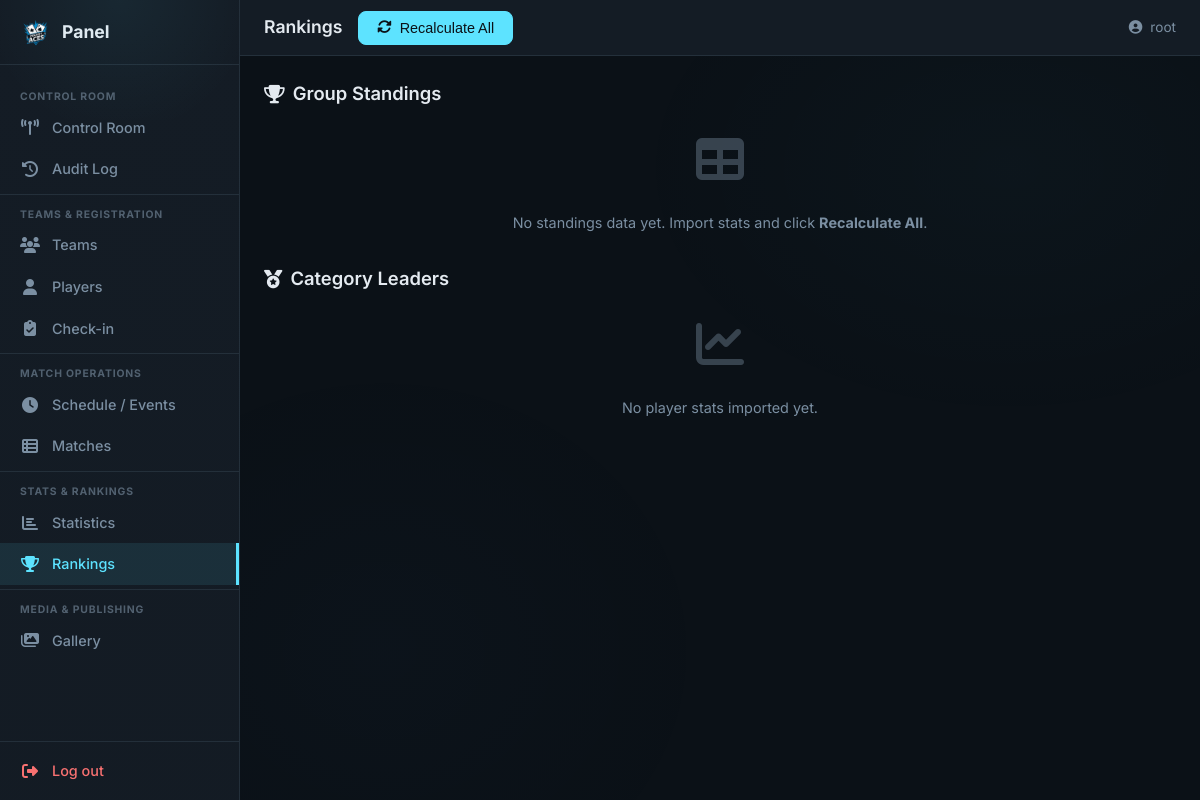
Before: /panel/rankings/ (signed in) with the older database file.
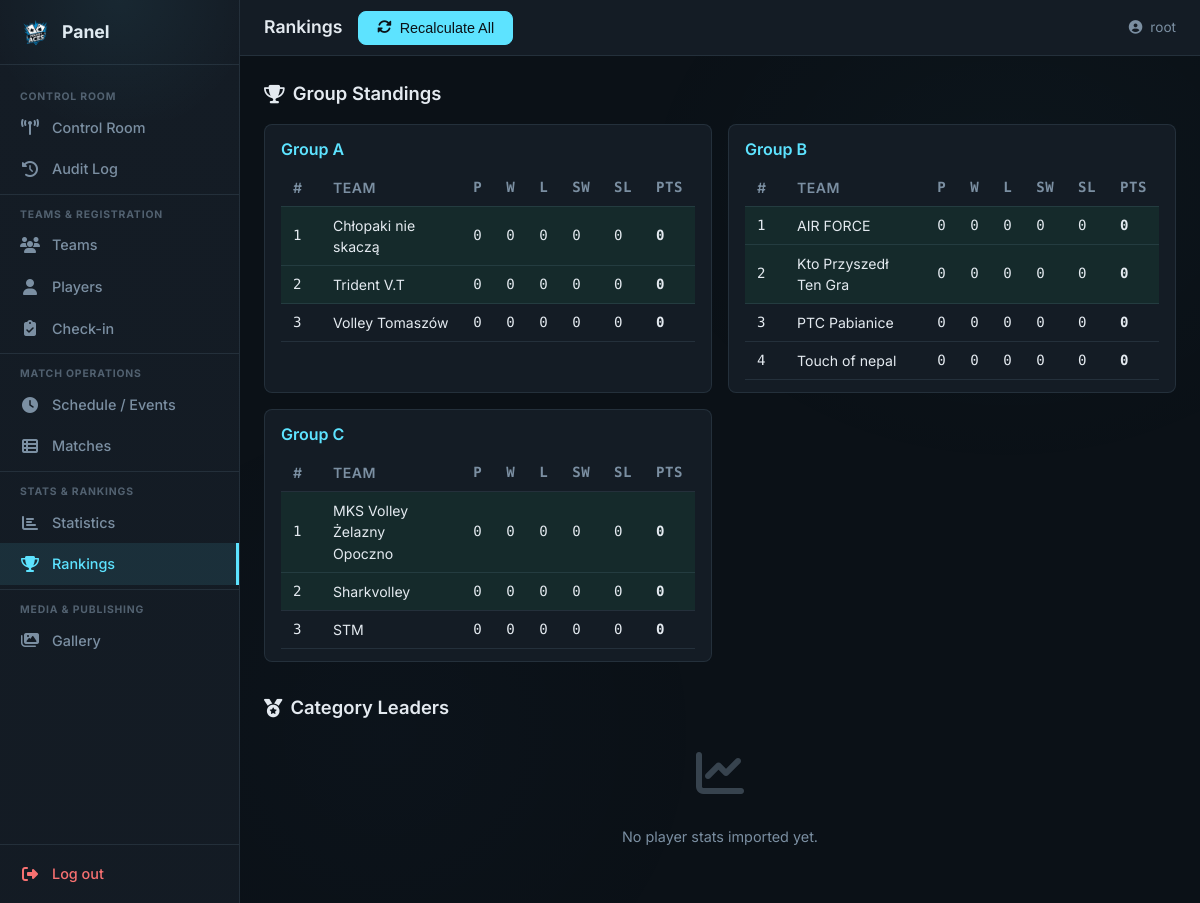
After: the same page with the newer database file.
### tournament/models.py (models this page shows, shortened)
class GroupStanding(models.Model):
    team = models.OneToOneField(Team, on_delete=models.CASCADE, related_name="standing")
    group = models.CharField(max_length=1)
    played = models.PositiveIntegerField(default=0)
    wins = models.PositiveIntegerField(default=0)
    losses = models.PositiveIntegerField(default=0)
    sets_won = models.PositiveIntegerField(default=0)
    sets_lost = models.PositiveIntegerField(default=0)
    points = models.PositiveIntegerField(default=0)
    rank_in_group = models.PositiveIntegerField(default=0)
    class Meta:
        db_table = TABLE_GROUP_STANDINGS
        ordering = ["group", "rank_in_group"]

class Team(models.Model):
    name = models.CharField(
        max_length=TEAM_NAME_MAX_LENGTH, unique=True, verbose_name="Team Name"
    )
    logo_path = models.CharField(
        max_length=LOGO_PATH_MAX_LENGTH, blank=True, null=True
    )
    league_level = models.CharField(
        max_length=50, choices=LEAGUE_LEVEL_CHOICES, default=LEAGUE_LEVEL_INDEPENDENT
    )
    group_name = models.CharField(
        max_length=GROUP_NAME_MAX_LENGTH, blank=True, null=True
    )
    cap_name = models.CharField(
        max_length=PERSON_NAME_MAX_LENGTH, verbose_name="Captain Name"
    )
    cap_surname = models.CharField(
        max_length=PERSON_NAME_MAX_LENGTH, verbose_name="Captain Surname"
    )
    cap_email = models.EmailField(max_length=EMAIL_MAX_LENGTH, unique=True)
    cap_phone = models.CharField(
        max_length=PHONE_MAX_LENGTH, unique=True, blank=True, null=True
    )
    payment_status = models.IntegerField(
        choices=PAYMENT_STATUS_CHOICES, default=PAYMENT_WAITING
    )
    blik_number = models.CharField(
        max_length=20, blank=True, default="", verbose_name="Assigned BLIK"
    )
    status = models.CharField(
        max_length=20, choices=TEAM_STATUS_CHOICES, default=TEAM_STATUS_REGISTERED,
        verbose_name="Registration Status",
    )
    checked_in = models.BooleanField(default=False, verbose_name="Checked In")
    roster_code = models.CharField(
        max_length=10, blank=True, default="", verbose_name="Roster Access Code",
    )
    created_at = models.DateTimeField(auto_now_add=True)
    class Meta:
        db_table = TABLE_TEAMS
        verbose_name = "Team"
        verbose_name_plural = "Teams"

### tournament/panel/rankings_views.py (the view)
# urls.py: path("rankings/", rankings_view, name="rankings"),
@staff_member_required(login_url="/panel/login/")
def rankings_view(request):
    standings = (
        GroupStanding.objects
        .select_related("team")
        .order_by("group", "rank_in_group")
    )
    groups: dict[str, list] = {}
    for gs in standings:
        groups.setdefault(gs.group, []).append(gs)
    def _leaders(metric_field, label, positions=None):
        qs = PlayerMatchStats.objects.values(
            "player_id",
            "player__first_name",
            "player__last_name",
            "player__jersey_number",
            "team__name",
        )
        if positions:
            qs = qs.filter(position__in=positions)
        return list(
            qs.annotate(total=Sum(metric_field))
            .order_by("-total")
            .filter(total__gt=0)[:5]
        )
    leaders = [
        {
            "key": "scorers",
            "label": "Top Scorers",
            "icon": "fa-volleyball-ball",
            "metric": "kills",
            "rows": _leaders("kills", "kills"),
        },
        {
            "key": "servers",
            "label": "Best Servers",
            "icon": "fa-hand-point-up",
            "metric": "aces",
            "rows": _leaders("aces", "aces"),
        },
        {
            "key": "blockers",
            "label": "Top Blockers",
            "icon": "fa-shield-alt",
            "metric": "blocks",
            "rows": _leaders("blocks", "blocks", positions=[POSITION_MB]),
        },
        {
            "key": "passers",
            "label": "Best Passers",
            "icon": "fa-hands",
            "metric": "perfect_passes",
            "rows": _leaders("perfect_passes", "perfect_passes", positions=[POSITION_L, POSITION_OH]),
        },
        {
            "key": "setters",
            "label": "Top Setters",
            "icon": "fa-magic",
            "metric": "assists",
            "rows": _leaders("assists", "assists", positions=[POSITION_S]),
        },
    ]
    return render(request, "panel/rankings.html", {
        "page_title": "Rankings",
        "nav_section": "rankings",
        "groups": groups,
        "leaders": leaders,
    })

### tournament/context_processors.py (called while the page is built)
def registration_status(request):
    return {"registration_closed": REGISTRATION_CLOSED}

### tournament/templates/panel/rankings.html (shortened to what this page needs)
{% extends 'panel/base.html' %}
{% block topbar_actions %}
<div class="pnl-topbar__actions">
  <form method="post" action="{% url 'panel:rankings_recalculate' %}" style="display:inline"
        onsubmit="return confirm('Recalculate all standings and Dream Team?')">
    <button type="submit" class="pnl-btn pnl-btn--primary">
      <i class="fas fa-sync-alt"></i> Recalculate All
    </button>
  </form>
</div>
{% endblock %}
{% block content %}
<section class="pnl-rk-section">
  <h2 class="pnl-rk-heading"><i class="fas fa-trophy"></i> Group Standings</h2>
  {% if not groups %}
  <div class="pnl-stub" style="min-height:12vh;">
    <div class="pnl-stub__icon"><i class="fas fa-table"></i></div>
    <p>No standings data yet. Import stats and click <strong>Recalculate All</strong>.</p>
  </div>
  {% else %}
  <div class="pnl-rk-groups">
    {% for group_name, rows in groups.items %}
    <div class="pnl-rk-group">
      <h3 class="pnl-rk-group__title">Group {{ group_name }}</h3>
      <table class="pnl-table pnl-table--compact pnl-rk-table">
        <thead>
          <tr>
            <th class="pnl-rk-table__rank">#</th>
            <th>Team</th>
            <th class="pnl-mono">P</th>
            <th class="pnl-mono">W</th>
            <th class="pnl-mono">L</th>
            <th class="pnl-mono">SW</th>
            <th class="pnl-mono">SL</th>
            <th class="pnl-mono pnl-rk-table__pts">Pts</th>
          </tr>
        </thead>
        <tbody>
          {% for gs in rows %}
          <tr{% if gs.rank_in_group <= 2 %} class="pnl-rk-row--qualified"{% endif %}>
            <td class="pnl-mono pnl-rk-table__rank">{{ gs.rank_in_group }}</td>
            <td>{{ gs.team.name }}</td>
            <td class="pnl-mono">{{ gs.played }}</td>
            <td class="pnl-mono">{{ gs.wins }}</td>
            <td class="pnl-mono">{{ gs.losses }}</td>
            <td class="pnl-mono">{{ gs.sets_won }}</td>
            <td class="pnl-mono">{{ gs.sets_lost }}</td>
            <td class="pnl-mono pnl-rk-table__pts"><strong>{{ gs.points }}</strong></td>
          </tr>
          {% endfor %}
        </tbody>
      </table>
    </div>
    {% endfor %}
  </div>
  {% endif %}
</section>
<section class="pnl-rk-section">
  <h2 class="pnl-rk-heading"><i class="fas fa-medal"></i> Category Leaders</h2>
  {% if not leaders.0.rows %}
  <div class="pnl-stub" style="min-height:12vh;">
    <div class="pnl-stub__icon"><i class="fas fa-chart-line"></i></div>
    <p>No player stats imported yet.</p>
  </div>
  {% endif %}
</section>
{% endblock %}

### tournament/templates/panel/base.html (shortened to what this page needs)
{% load static %}
<!DOCTYPE html>
<html lang="en">
<head>
  <link rel="stylesheet" href="{% static 'css/panel.css' %}">
  <link rel="stylesheet" href="https://cdnjs.cloudflare.com/ajax/libs/font-awesome/6.4.0/css/all.min.css">
</head>
<body class="pnl">
  <aside class="pnl-sidebar" id="pnlSidebar">
    <div class="pnl-sidebar__header">
      <img src="{% static 'assets/logo.png' %}" alt="PA" class="pnl-sidebar__logo">
      <span class="pnl-sidebar__brand">Panel</span>
    </div>
    <nav class="pnl-sidebar__nav">
      <div class="pnl-nav-zone">
        <span class="pnl-nav-zone__label">Control Room</span>
        <a href="{% url 'panel:dashboard' %}"
           class="pnl-nav-item{% if nav_section == 'dashboard' %} active{% endif %}">
          <i class="fas fa-tower-broadcast"></i><span>Control Room</span>
        </a>
        <a href="{% url 'panel:audit' %}"
           class="pnl-nav-item{% if nav_section == 'audit' %} active{% endif %}">
          <i class="fas fa-clock-rotate-left"></i><span>Audit Log</span>
        </a>
      </div>
      <div class="pnl-nav-zone">
        <span class="pnl-nav-zone__label">Teams &amp; Registration</span>
        <a href="{% url 'panel:teams' %}"
           class="pnl-nav-item{% if nav_section == 'teams' %} active{% endif %}">
          <i class="fas fa-users"></i><span>Teams</span>
        </a>
        <a href="{% url 'panel:players' %}"
           class="pnl-nav-item{% if nav_section == 'players' %} active{% endif %}">
          <i class="fas fa-user"></i><span>Players</span>
        </a>
        <a href="{% url 'panel:checkin' %}"
           class="pnl-nav-item{% if nav_section == 'checkin' %} active{% endif %}">
          <i class="fas fa-clipboard-check"></i><span>Check-in</span>
        </a>
      </div>
      <div class="pnl-nav-zone">
        <span class="pnl-nav-zone__label">Match Operations</span>
        <a href="{% url 'panel:schedule' %}?view=grid"
           class="pnl-nav-item{% if nav_section == 'schedule' %} active{% endif %}">
          <i class="fas fa-clock"></i><span>Schedule / Events</span>
        </a>
        <a href="{% url 'panel:schedule' %}?view=table"
           class="pnl-nav-item{% if nav_section == 'matches' %} active{% endif %}">
          <i class="fas fa-table-list"></i><span>Matches</span>
        </a>
      </div>
      <div class="pnl-nav-zone">
        <span class="pnl-nav-zone__label">Stats &amp; Rankings</span>
        <a href="{% url 'panel:stats' %}"
           class="pnl-nav-item{% if nav_section == 'stats' %} active{% endif %}">
          <i class="fas fa-chart-bar"></i><span>Statistics</span>
        </a>
        <a href="{% url 'panel:rankings' %}"
           class="pnl-nav-item{% if nav_section == 'rankings' %} active{% endif %}">
          <i class="fas fa-trophy"></i><span>Rankings</span>
        </a>
      </div>
      <div class="pnl-nav-zone">
        <span class="pnl-nav-zone__label">Media &amp; Publishing</span>
        <a href="{% url 'panel:gallery' %}"
           class="pnl-nav-item{% if nav_section == 'gallery' %} active{% endif %}">
          <i class="fas fa-images"></i><span>Gallery</span>
        </a>
      </div>
    </nav>
    <div class="pnl-sidebar__footer">
      <a href="{% url 'panel:logout' %}" class="pnl-nav-item pnl-nav-item--logout">
        <i class="fas fa-sign-out-alt"></i><span>Log out</span>
      </a>
    </div>
  </aside>
  <div class="pnl-main">
    <header class="pnl-topbar">
      <h1 class="pnl-topbar__title">{{ page_title }}</h1>
      {% block topbar_actions %}{% endblock %}
      <div class="pnl-topbar__user">
        <i class="fas fa-user-circle"></i>
        <span>{{ request.user.username }}</span>
      </div>
    </header>
    <main class="pnl-content">
      {% block content %}{% endblock %}
    </main>
  </div>
</body>
</html>

Changed rows visible on the page:
added GroupStanding: group "A", rank_in_group "1", team.name "Chłopaki nie skaczą", played "0", wins "0", losses "0", sets_won "0", sets_lost "0", points "0"
added GroupStanding: rank_in_group "2", team.name "Trident V.T", played "0", wins "0", losses "0", sets_won "0", sets_lost "0", points "0", shown under "A"
added GroupStanding: rank_in_group "3", team.name "Volley Tomaszów", played "0", wins "0", losses "0", sets_won "0", sets_lost "0", points "0", shown under "A"
added GroupStanding: group "B", rank_in_group "1", team.name "AIR FORCE", played "0", wins "0", losses "0", sets_won "0", sets_lost "0", points "0"
added GroupStanding: rank_in_group "2", team.name "Kto Przyszedł Ten Gra", played "0", wins "0", losses "0", sets_won "0", sets_lost "0", points "0", shown under "B"
added GroupStanding: rank_in_group "3", team.name "PTC Pabianice", played "0", wins "0", losses "0", sets_won "0", sets_lost "0", points "0", shown under "B"
added GroupStanding: rank_in_group "4", team.name "Touch of nepal", played "0", wins "0", losses "0", sets_won "0", sets_lost "0", points "0", shown under "B"
added GroupStanding: group "C", rank_in_group "1", team.name "MKS Volley Żelazny Opoczno", played "0", wins "0", losses "0", sets_won "0", sets_lost "0", points "0"
added GroupStanding: rank_in_group "2", team.name "Sharkvolley", played "0", wins "0", losses "0", sets_won "0", sets_lost "0", points "0", shown under "C"
added GroupStanding: rank_in_group "3", team.name "STM", played "0", wins "0", losses "0", sets_won "0", sets_lost "0", points "0", shown under "C"
Other visible differences:
text no longer shown: "No standings data yet. Import stats and click Recalculate All ."
